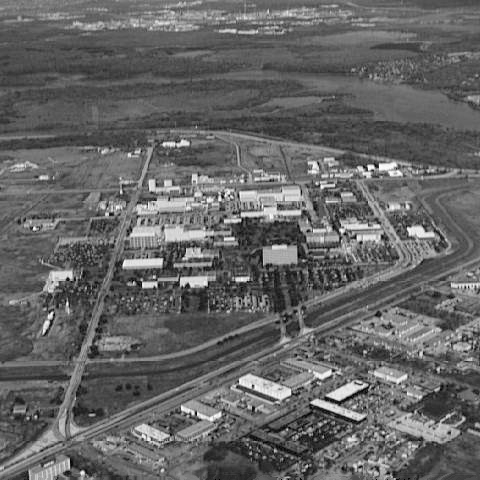
%> input picture images/aerial_view_no_turb.tif, 480 x 480 px
$ octave ID_inverse.m   (GNU Octave 9; MATLAB toolbox functions it lacks are replaced by stand-ins)
%> lines starting %> are read from the running program, lines starting %| are printed output that depends on the picture
%% 读取图像
clear;
root = fileparts(fileparts(mfilename('fullpath')));
out = fullfile(root, 'results', 'inverse');
if ~exist(out, 'dir')
    mkdir(out);
end
set(groot, 'DefaultFigureVisible', 'off');
I = imread(fullfile(root, 'images', 'aerial_view_no_turb.tif'));
%> I is the input picture: size 480x480 uint8; min 0, max 254, mean 101.2
if size(I, 3) == 3
    I = rgb2gray(I);
end
I = im2double(I);
%> I: size 480x480 double
[M, N] = size(I);
%> M = 480; N = 480

%% 设置频率坐标
P = 2*M + 1;
%> P = 961
Q = 2*N + 1;
%> Q = 961
u = -floor(Q/2):floor(Q/2);
%> u = 961 values from -480 to 480
v = -floor(P/2):floor(P/2);
%> v = 961 values from -480 to 480
[U, V] = meshgrid(u, v);
F = fftshift(fft2(I, P, Q));

%% 模糊与加噪
k = 0.00025;
seed = 20261030;
noise_mean = 0;
noise_variance = 0.0001; % 高斯噪声方差
H = exp(-k * (U.^2 + V.^2).^(5/6));
blurred_complex = ifft2(ifftshift(F .* H));
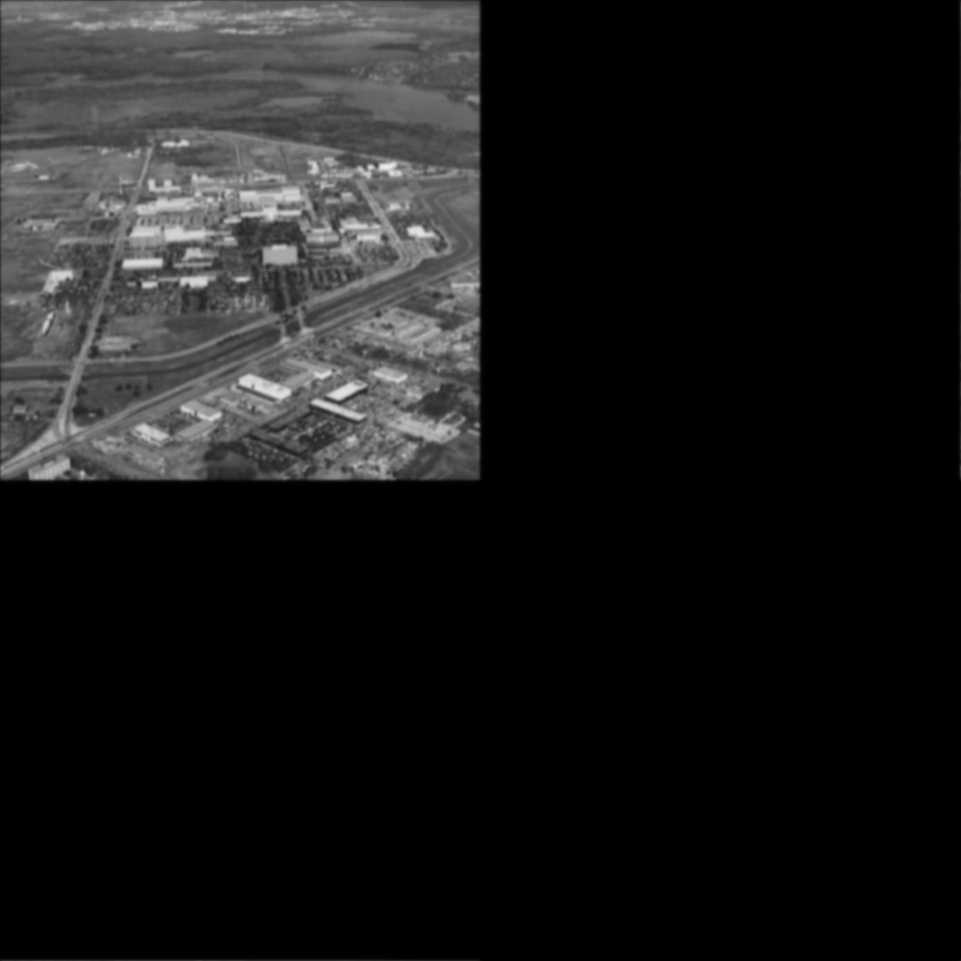
%> blurred_complex: size 961x961 double; min 3.77e-06, max 0.922, mean 0.099
blurred = real(blurred_complex);
rng(seed, 'twister');
noise = noise_mean + sqrt(noise_variance)*randn(P, Q);
g = blurred + noise;
G = fftshift(fft2(g));
degraded = g(1:M, 1:N);
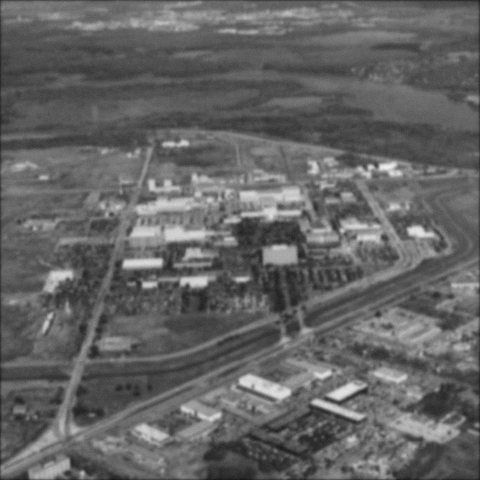
%> degraded: size 480x480 double; min 0.0936, max 0.942, mean 0.394
mse_degraded = mean((degraded(:)-I(:)).^2);
%> mse_degraded = 0.00371

%% 全逆滤波
F_hat = G ./ H;
restored_complex = ifft2(ifftshift(F_hat));
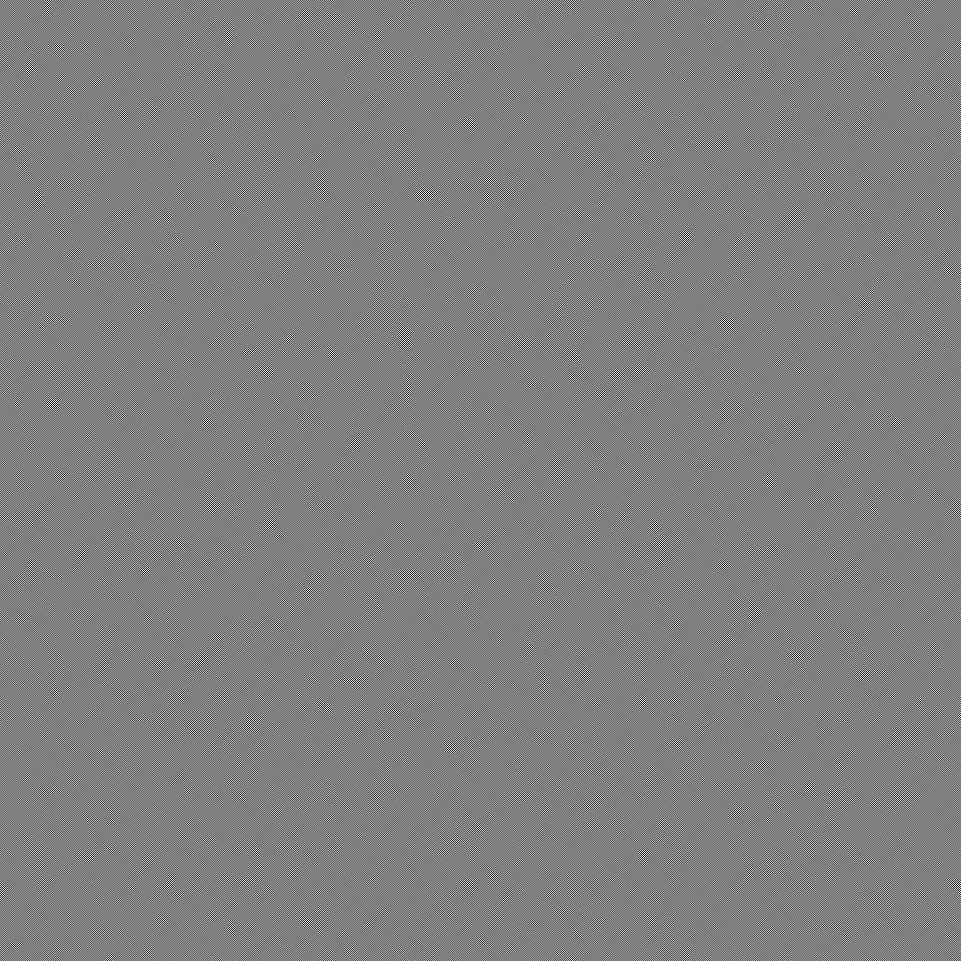
%> restored_complex: size 961x961 double; min -1008.8, max 1004.7, mean 0.1; drawn with min black and max white
J_full = real(restored_complex);
J = J_full(1:M, 1:N); % 复原后再裁剪

%% 计算误差
difference = J-I;
mse_restored = mean(difference(:).^2);
%> mse_restored = 57479.9
outside_fraction = mean(J(:)<0 | J(:)>1);
%> outside_fraction = 0.998
value_range = [min(J(:)) max(J(:))];
%> value_range = [-999.4 1004.7]

%% 显示并保存结果
f = figure('Visible', 'off', 'Color', 'w', 'Position', [80 80 1560 620], ...
    'DefaultAxesFontName', 'Microsoft YaHei', 'DefaultTextFontName', 'Microsoft YaHei', ...
    'DefaultAxesFontSize', 12, 'DefaultTextFontSize', 13);
subplot(1, 3, 1);
imshow(degraded, [0 1]);
title(sprintf('同一退化图，MSE=%.5f', mse_degraded));
subplot(1, 3, 2);
imshow(J, [0 1]);
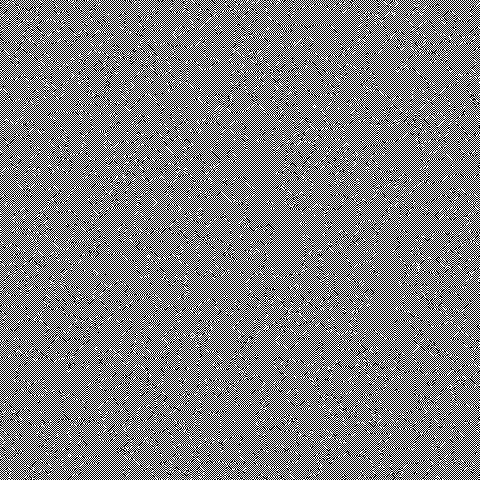
%> displayed picture: size 480x480, on the screen's scale of 0 to 255; min 0, max 255, mean 127.5
title({sprintf('复原结果，显示 [0,1]，MSE=%.4g', mse_restored), ...
    sprintf('原始值域 [%.3g, %.3g]；越界 %.2f%%', value_range, 100*outside_fraction)});
subplot(1, 3, 3);
limit = max(abs(difference(:)));
%> limit = 1004.3
imagesc(difference, [-limit limit]);
axis image off;
colorbar;
title({'有符号差值：复原结果 - 理想图像', ...
    sprintf('原始差值色标 [-%.3g, %.3g]', limit, limit)});
colormap(gray(256));
sgtitle({'全逆滤波：Fhat=G./H（无阈值、无正则项）', ...
    '湍流 k=0.00025；高斯噪声方差 0.0001；显示限幅不参与误差计算'});
drawnow;
exportgraphics(f, fullfile(out, 'inverse_comparison.png'), 'Resolution', 180);
close(f);
fprintf('全逆滤波实验完成。\n');
